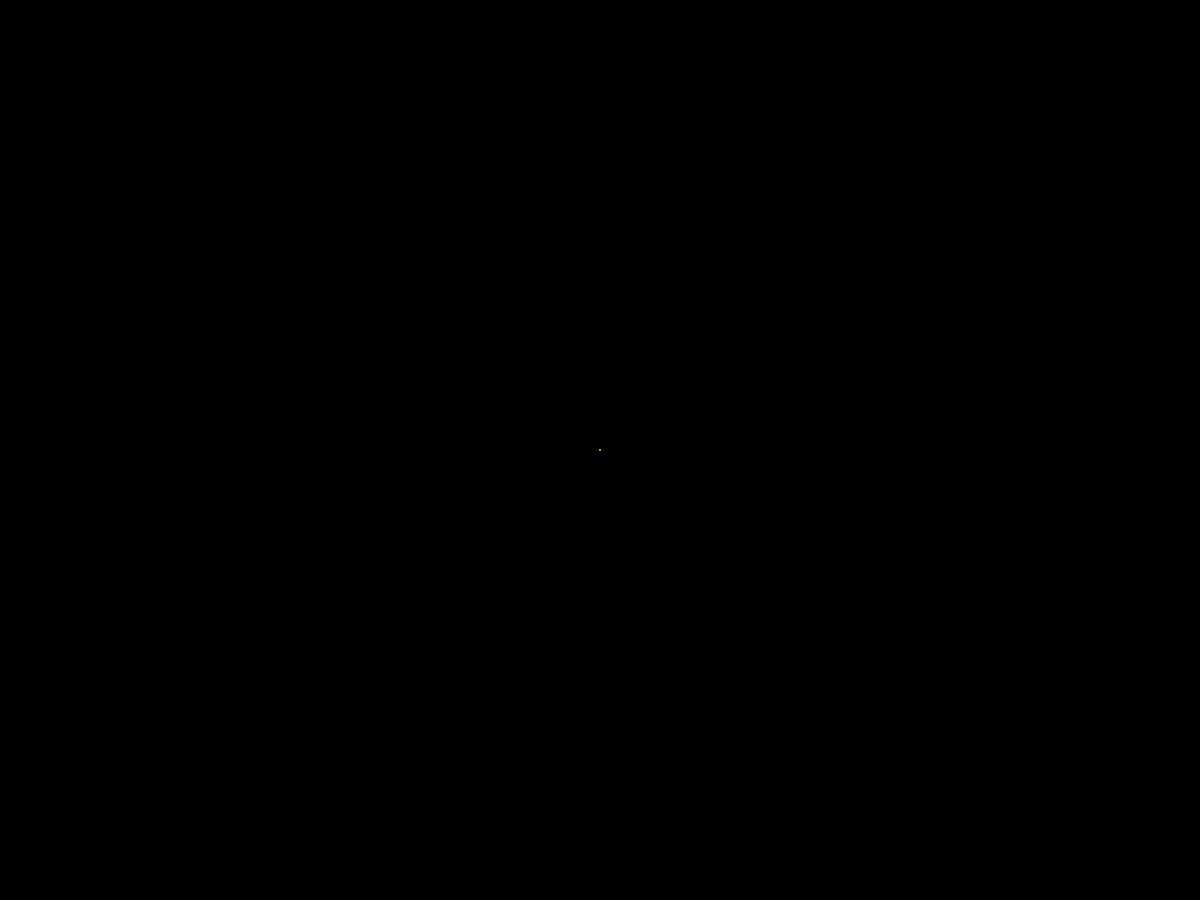
Frame 1 (no input)
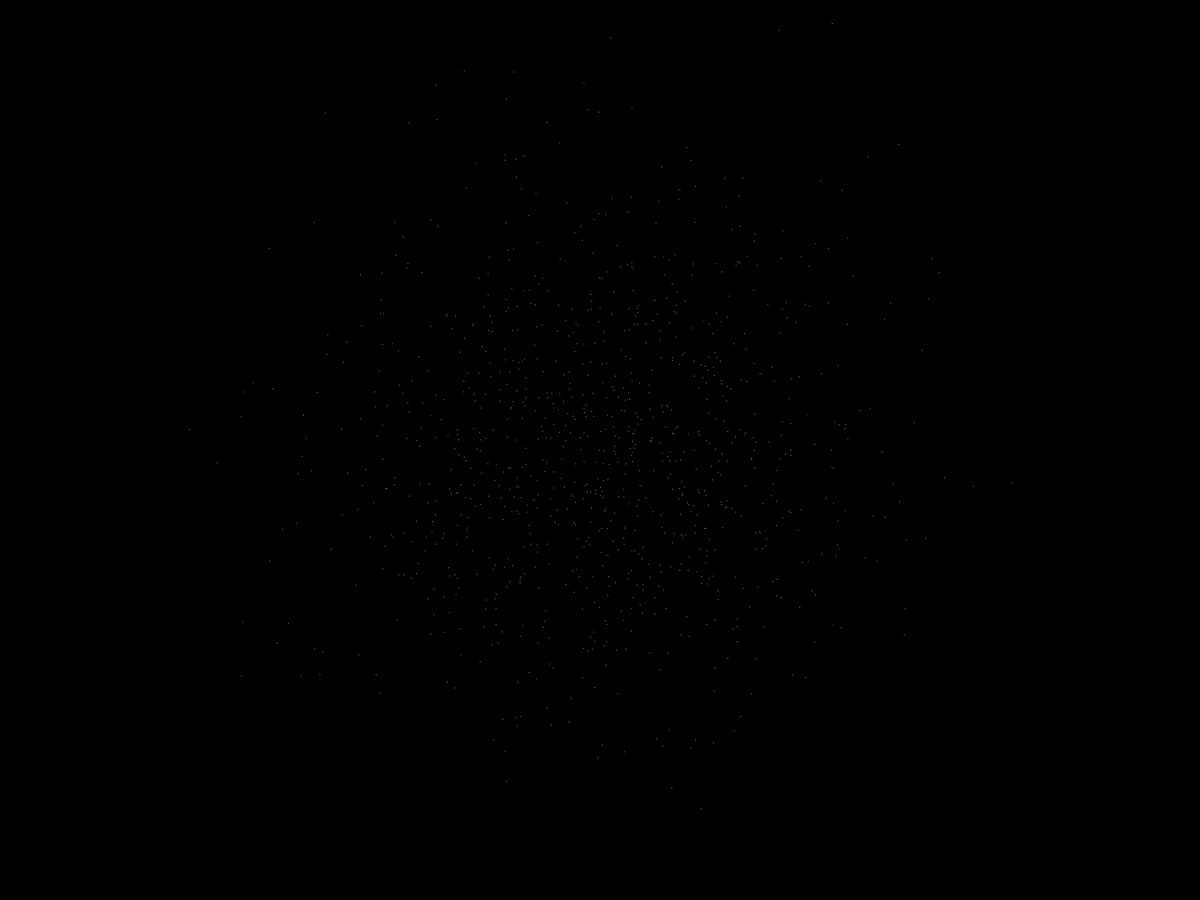
Frame 60 (the mouse pressed at the canvas centre just before this capture)
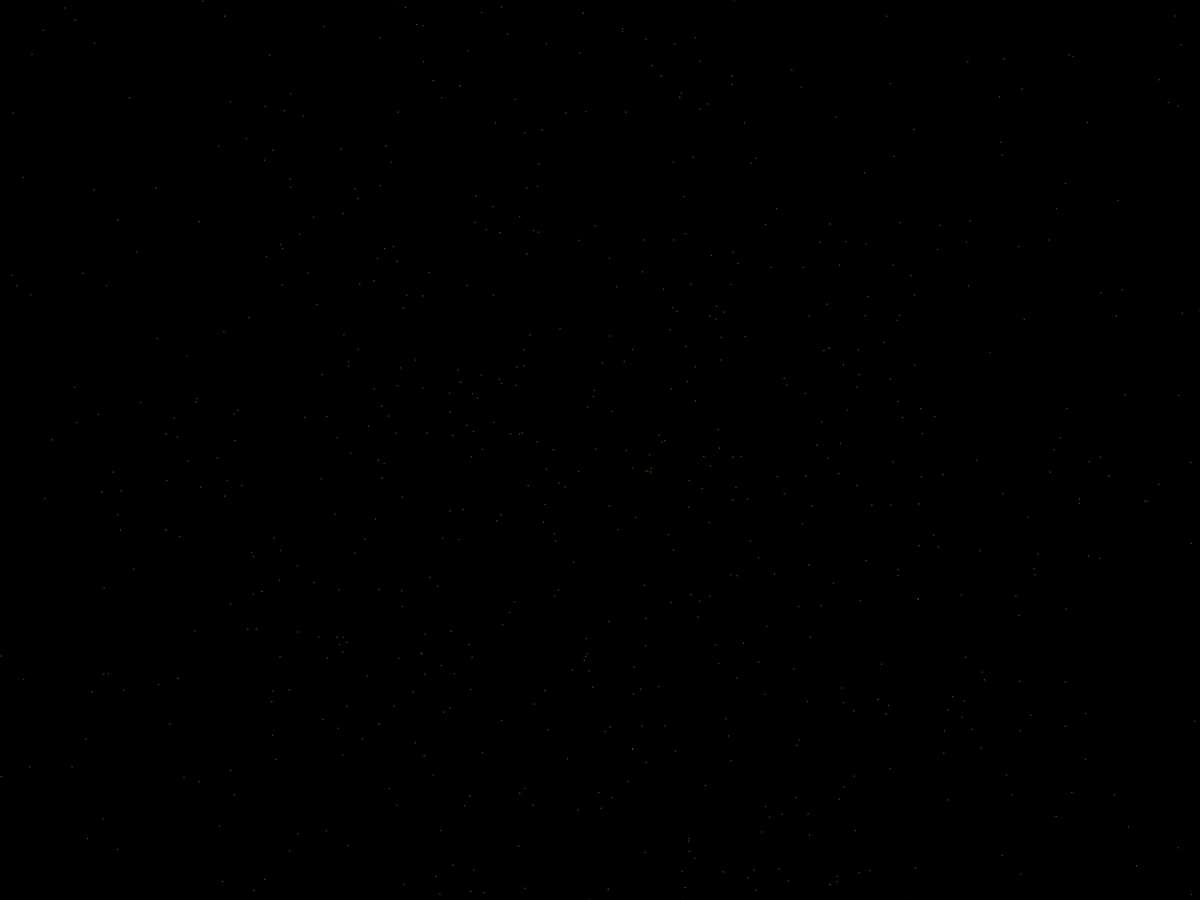
Frame 120 (the mouse held since frame 60 and released just before this capture)

The Processing sketch that drew these frames (run headless with seeded random() and noise(); from frame 60 on, the mouse is pressed at the canvas centre):

// Processing sketch: ParticleExplosion
// ── ParticleExplosion.pde
Ball[] balls;
int numBalls = 1000;

void setup() {
  //background(0);
  fullScreen();
  //size(1500, 1500);
  balls = new Ball[numBalls];
  for (int i = 0; i < balls.length; i++) {
    balls[i] = new Ball();
  }
}

void draw() {
  background(0);
  for (int i = 0; i < balls.length; i++) {
    balls[i].show();
    balls[i].update();
    balls[i].bound();
  }
}

// ── ball.pde
class Ball {
  PVector pos;
  PVector vel;
  PVector acc;
  float r = 1;
  
 Ball() {
   pos = new PVector(width/2, height/2);
   vel = new PVector(0, 0);
   acc = new PVector(0, 0);
 }
 
  void show() {
    noStroke();
    fill(255, 255, 0);
    ellipse(pos.x, pos.y, r, r);
  }
 
 void update() {
   pos.add(vel);
   vel.add(acc);
   acc = PVector.random2D();
   vel.limit(1000);
 }
 
 void bound() {
   if (pos.x < 0 || pos.x > width) {
    vel.x*=0;
    vel.y*=0;
   }
   else if (pos.y < 0 || pos.y > height) {
    vel.x*=0; 
    vel.y*=0;
   }
 }
}
